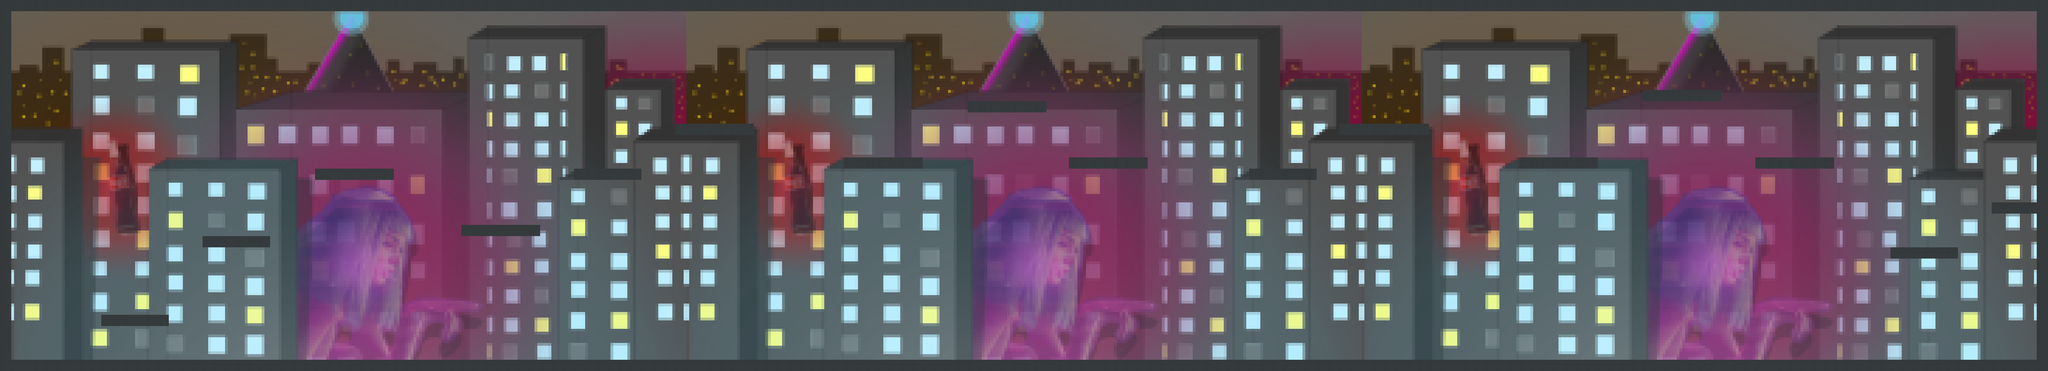

A 2D game scene composited from a Tiled map and its tileset images. What follows is a short description and the map's XML, with each tile layer's data collapsed to a summary:
An orthogonal 182x33 tile map with 32x32 px tiles, 3 tile layers (BackGround, physics, Test) and 20 objects (platfom_0, platfom_1, platfom_3, platfom_4, platfom_5, ...).

<map version="1.0" tiledversion="1.0.3" orientation="orthogonal" renderorder="right-down" width="182" height="33" tilewidth="32" tileheight="32" nextobjectid="24">
 <tileset firstgid="1" name="Background" tilewidth="32" tileheight="32" tilecount="1860" columns="60">
  <image source="Tiles/BackGround.png" width="1920" height="997" />
 </tileset>
 <layer name="BackGround" width="182" height="33">
  <data>[6006 cells, 6006 non-empty, 1860 distinct tile ids]</data>
 </layer>
 <layer name="physics" width="182" height="33">
  <data>[6006 cells, 106 non-empty, 1 distinct tile ids]</data>
 </layer>
 <objectgroup name="collisions">
  <object id="1" name="platfom_0" x="288" y="896" width="191" height="33" />
  <object id="2" name="platfom_1" x="577" y="672" width="192" height="33" />
  <object id="3" name="platfom_3" x="896" y="480" width="225" height="33" />
  <object id="4" name="platfom_4" x="1312" y="640" width="224" height="31" />
  <object id="5" name="platfom_5" x="1632" y="479" width="192" height="32" />
  <object id="6" name="platfom_6" x="1921" y="352" width="222" height="33" />
  <object id="7" name="platfom_7" x="2401" y="448" width="222" height="34" />
  <object id="8" name="platfom_8" x="2752" y="289" width="225" height="32" />
  <object id="9" name="platfom_9" x="3039" y="448" width="225" height="31" />
  <object id="10" name="platfom_10" x="3553" y="480" width="190" height="33" />
  <object id="11" name="platfom_11" x="3808" y="353" width="256" height="32" />
  <object id="12" name="platfom_12" x="4319" y="447" width="225" height="34" />
  <object id="13" name="platfom_13" x="4671" y="257" width="225" height="31" />
  <object id="14" name="platfom_14" x="4992" y="448" width="224" height="32" />
  <object id="15" name="platfom_15" x="5376" y="703" width="193" height="34" />
  <object id="16" name="platfom_16" x="5664" y="576" width="131" height="31" />
  <object id="17" name="Boarder_0" x="-17.3333" y="0" width="48" height="1054.67" />
  <object id="19" name="Boarder_1" x="2" y="1020" width="5822" height="44" />
  <object id="20" name="Boarder_2" x="5792" y="-2" width="28" height="1054" />
  <object id="21" name="Boarder_3" x="0" y="0" width="5820" height="28" />
 </objectgroup>
 <layer name="Test" width="182" height="33">
  <data>[6006 cells, 0 non-empty, 0 distinct tile ids]</data>
 </layer>
</map>